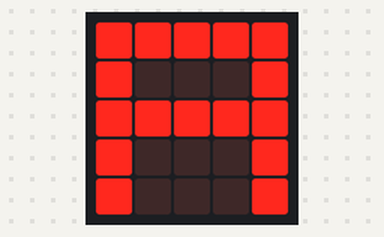
This program was run on a simulated BBC micro:bit (MakeCode). On the bench: the board's 5×5 LED display.

Above: at 0.1 s.
At 8.5 s:
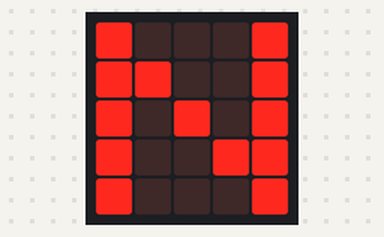
At 15.7 s:
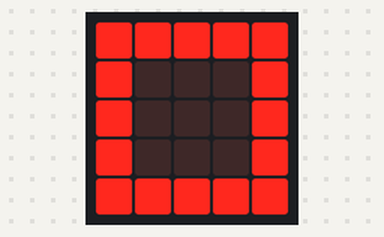

The program:

main.ts
```typescript
for (let index = 0; index < 10; index++) {
    basic.showLeds(`
        # # # # #
        # . . . #
        # # # # #
        # . . . #
        # . . . #
        `)
    basic.showLeds(`
        # . . . #
        # # . . #
        # . # . #
        # . . # #
        # . . . #
        `)
    basic.showLeds(`
        # # # # #
        # . . . #
        # # # # #
        # . . . #
        # . . . #
        `)
    images.iconImage(IconNames.Square).showImage(0)
    continue;
}
basic.forever(function () {
    for (let index = 0; index < 4; index++) {

    }
})
```

test.ts
```typescript
// aquí va el archivo "tests"; esto no se compilará cuando este paquete se utilice como una extensión.
```

Measured:
- what the display in image 1 shows lasts 0.4 s, from 8.4 s to 8.8 s
